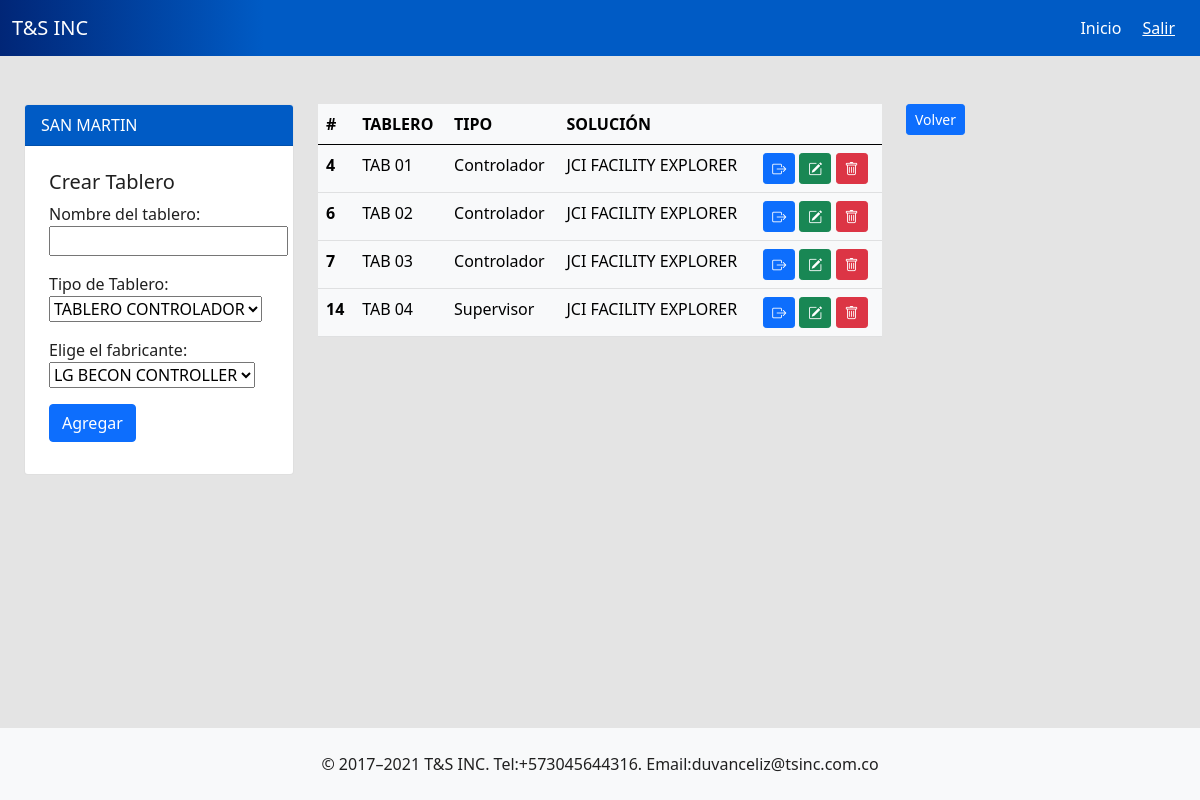
The page /project/tabs/3/ (signed in) on the database as committed earlier.
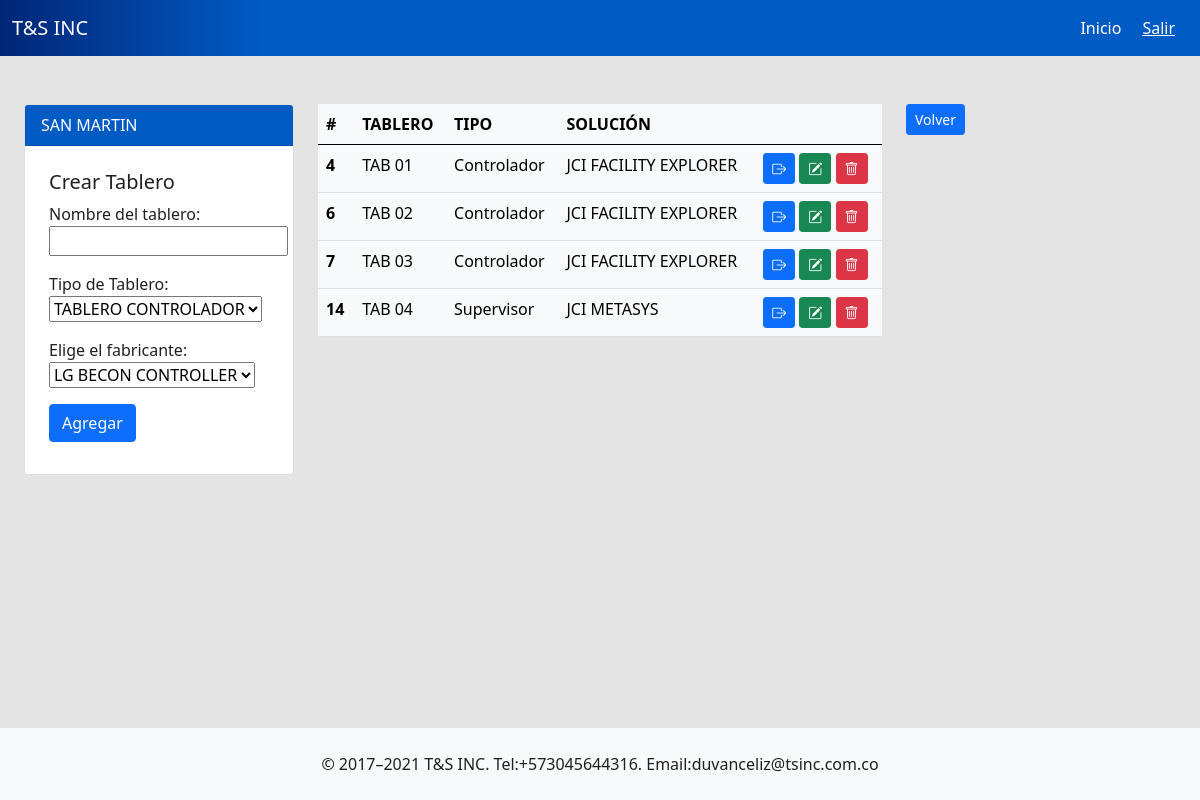
The same page on the database as committed later.
### tsinc/models.py (models this page shows, shortened)
class Tabs(models.Model):
    tab_name = models.CharField(max_length=200, default=None)
    controller = models.CharField(max_length=100, null=True)
    chest_type = models.BooleanField(default=True)
    project = models.ForeignKey(Project,on_delete=models.CASCADE, related_name='tabs', null=True, blank=True)

### tsinc/views.py (the view, shortened to what this page needs)
# urls.py: path('project/tabs/<int:id>/', views.tabs, name='tabs'),
@login_required
def tabs(request, id):
    if request.method == 'GET':
        project = Project.objects.get(id=id)
        tabs = project.tabs.all()
        return render(request,'tabs.html',{'tabs': tabs, 'form': CreateTab(), 'project':project})

### tsinc/forms.py
class CreateTab(forms.Form):
    tab_name = forms.CharField(label="Nombre del tablero", max_length=200)
    OPCIONS_CHOICES_TAB = [
        (1, 'TABLERO CONTROLADOR'),
        (2, 'TABLERO SUPERVISOR'),
    ]
    OPCIONS_CHOICES_CONTROLLER = [
        ('LG BECON CONTROLLER', 'LG BECON CONTROLLER'),
        ('JCI FACILITY EXPLORER', 'JCI FACILITY EXPLORER'),
        ('JCI METASYS', 'JCI METASYS'),
    ]
    chest_type = forms.ChoiceField(label="Tipo de Tablero", choices=OPCIONS_CHOICES_TAB)
    controller = forms.ChoiceField(label="Elige el fabricante", choices=OPCIONS_CHOICES_CONTROLLER)

### tsinc/templates/tabs.html
{% extends 'layout.html' %} {% block body %}
<div class="container">
    <div class="row">
        <div class="col-md-3 mb-2">
          <div class="card">
            <div class="card-header text-white" style="background: #005bc5;">
              <span class="fs-6 fw_light">
                  {{project.name}}
              </span>
            </div>
            <div class="card-body p-4">
              <h5>Crear Tablero</h5>
              {% include 'components/form.html' %}
            </div>
          </div>
        </div>
      <div class="col-md-6">
        <div class="table-responsive">
        <table class="table table-hover table-light">
          <thead>
            <tr>
              <th scope="col">#</th>
              <th scope="col">TABLERO</th>
              <th scope="col">TIPO</th>
              <th scope="col">SOLUCIÓN</th>
              <th scope="col"></th>
            </tr>
          </thead>
          <tbody>
            <tr>
              {% for tab in tabs %}
                <th scope="row">{{tab.id}}</th>
              <td>{{tab.tab_name}}</td>
              {% if tab.chest_type %}
              <td>Controlador</td>
              {% else %}
              <td>Supervisor</td>
              {% endif %}
              <td>{{tab.controller}}</td>
              <td>
                <a class="btn btn-primary btn-sm" href="{% url 'create_page' tab.id %}" data-bs-toggle="tooltip" data-bs-placement="top" title="Entrar a las página"> <i class="bi bi-box-arrow-right"></i></a>
                <a class="btn btn-success btn-sm"  href="/edittab/?id={{tab.id}}" data-bs-toggle="tooltip" data-bs-placement="top" title="Editar parametros del tablero"><i class="bi bi-pencil-square"></i></a>
                <a class="btn btn-danger btn-sm" href="{% url 'delete_tab' tab.id %}" data-bs-toggle="tooltip" data-bs-placement="top" title="Borra el tablero" onclick="return verificar()"> <i class="bi bi-trash"></i> </a>
              </td>
            </tr>
            {%endfor%}
          </tbody>
        </table>
      </div>
      </div>
      <div class="col-md-3">
        <a href="{% url 'home'  %}" class=" btn btn-primary btn-sm">Volver</a>
      </div>
    </div>
  </div>
{% endblock %}

Rows that differ between the two databases and show on the page:
changed Tabs "TAB 04": controller "JCI FACILITY EXPLORER" → "JCI METASYS"
